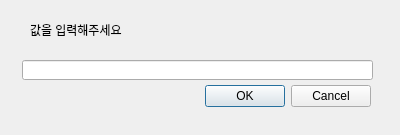
<?xml version="1.0" encoding="UTF-8"?>
<ui version="4.0">
 <class>Read</class>
 <widget class="QDialog" name="Read">
  <property name="windowModality">
   <enum>Qt::NonModal</enum>
  </property>
  <property name="geometry">
   <rect>
    <x>0</x>
    <y>0</y>
    <width>400</width>
    <height>135</height>
   </rect>
  </property>
  <property name="windowTitle">
   <string>Dialog</string>
  </property>
  <widget class="QDialogButtonBox" name="buttonBox">
   <property name="geometry">
    <rect>
     <x>30</x>
     <y>80</y>
     <width>341</width>
     <height>32</height>
    </rect>
   </property>
   <property name="orientation">
    <enum>Qt::Horizontal</enum>
   </property>
   <property name="standardButtons">
    <set>QDialogButtonBox::Cancel|QDialogButtonBox::Ok</set>
   </property>
  </widget>
  <widget class="QLineEdit" name="lineEdit">
   <property name="geometry">
    <rect>
     <x>22</x>
     <y>60</y>
     <width>351</width>
     <height>20</height>
    </rect>
   </property>
  </widget>
  <widget class="QLabel" name="label">
   <property name="geometry">
    <rect>
     <x>30</x>
     <y>20</y>
     <width>171</width>
     <height>20</height>
    </rect>
   </property>
   <property name="text">
    <string>값을 입력해주세요</string>
   </property>
  </widget>
 </widget>
 <resources/>
 <connections>
  <connection>
   <sender>buttonBox</sender>
   <signal>accepted()</signal>
   <receiver>Read</receiver>
   <slot>accept()</slot>
   <hints>
    <hint type="sourcelabel">
     <x>248</x>
     <y>254</y>
    </hint>
    <hint type="destinationlabel">
     <x>157</x>
     <y>274</y>
    </hint>
   </hints>
  </connection>
  <connection>
   <sender>buttonBox</sender>
   <signal>rejected()</signal>
   <receiver>Read</receiver>
   <slot>reject()</slot>
   <hints>
    <hint type="sourcelabel">
     <x>316</x>
     <y>260</y>
    </hint>
    <hint type="destinationlabel">
     <x>286</x>
     <y>274</y>
    </hint>
   </hints>
  </connection>
 </connections>
</ui>
